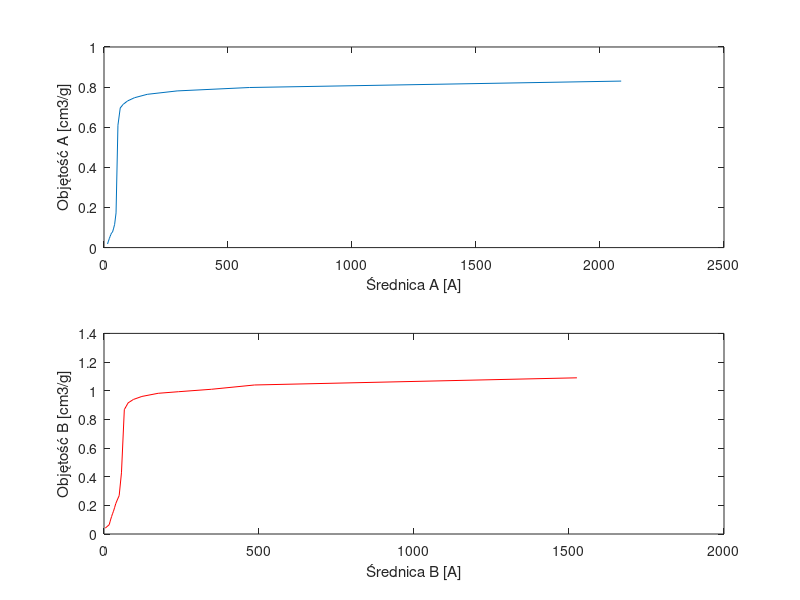
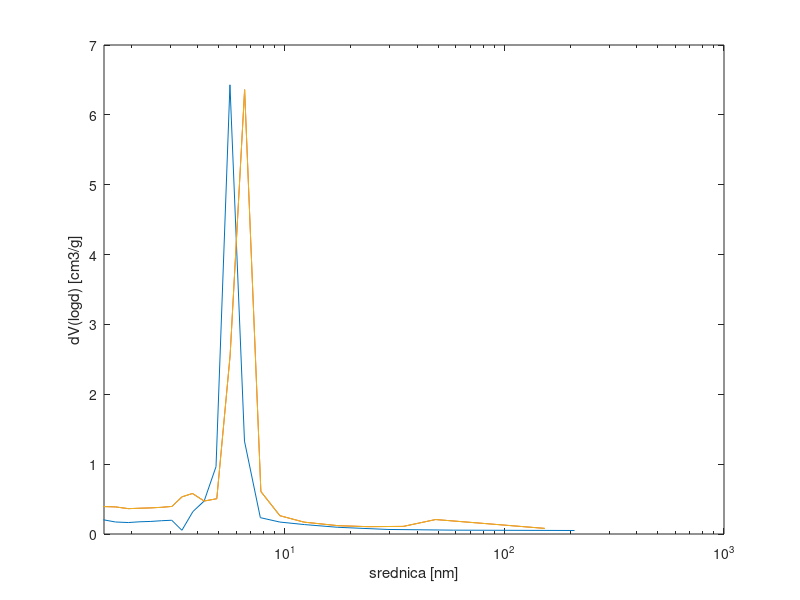

MATLAB code to generate these figures, in order:
clear; clc; close;
A = load("bjh1.txt") ;
B = load('bjh2.txt') ;

diameter_A = A(:,1) ;
diameter_B = B(:,1) ;

capasity_A = A(:,2);
capasity_B = B(:,2) ;

subplot(2,1,1);
plot(diameter_A,capasity_A)
xlabel('Średnica A [A]')
ylabel('Objętość A [cm3/g]')
subplot(2,1,2) ;
plot(diameter_B,capasity_B,'r')
xlabel('Średnica B [A]')
ylabel('Objętość B [cm3/g]')

%nanometry
nm_A = diameter_A.*0.1 ;
nm_B = diameter_B.*0.1 ;

%drugi wykres
figure
semilogx(nm_A,A(:,3),nm_B,B(:,3))
hold on
semilogx(nm_B,B(:,3))
xlabel('srednica [nm]')
ylabel('dV(logd) [cm3/g]')
xlim([1.5 1000])
hold off
